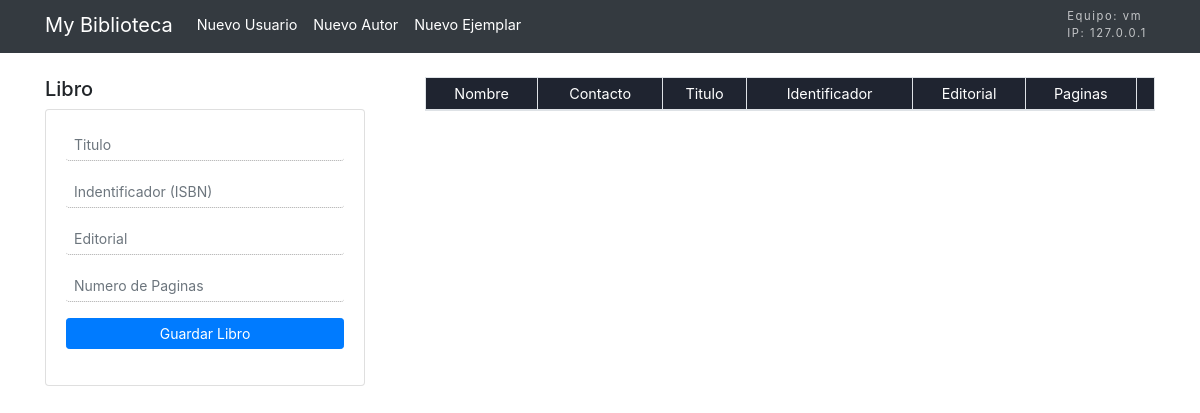
Before: / with the older database file.
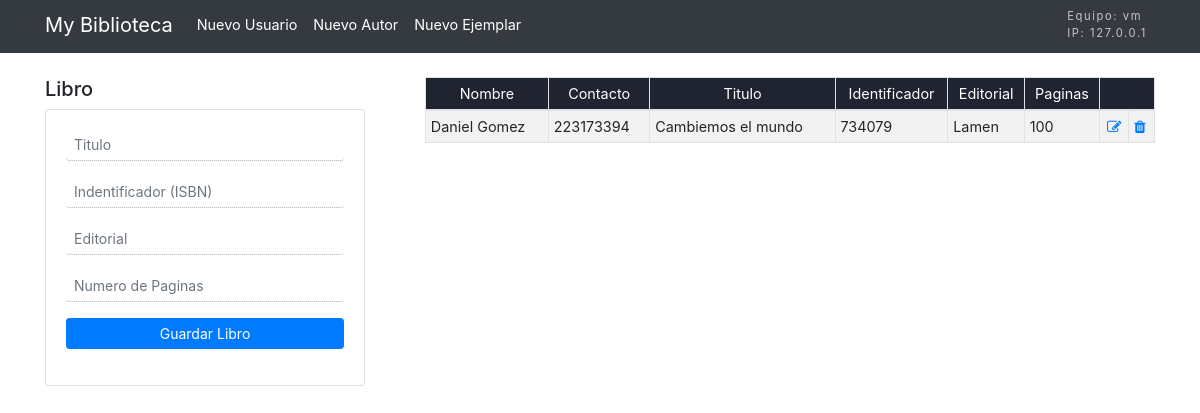
After: the same page with the newer database file.
### tables this page shows
CREATE TABLE IF NOT EXISTS libro(idLibro INT AUTO_INCREMENT, titulo VARCHAR(45) NOT NULL, isbn INTEGER NOT NULL,
	editorial VARCHAR(50) NOT NULL, numero_paginas INTEGER NOT NULL,
    PRIMARY KEY(idLibro));

CREATE TABLE IF NOT EXISTS usuario(idUsuario INT AUTO_INCREMENT, nombre VARCHAR(30) NOT NULL, direccion VARCHAR(45) NOT NULL,
	telefono INTEGER NOT NULL,
    PRIMARY KEY(idUsuario));

### index.php (the view, shortened to what this page needs)
<?php
	require 'conexion.php';
	$sql ="SELECT u.nombre, u.telefono, l.titulo, l.isbn, l.editorial, l.numero_paginas ";
	$sql.="FROM biblioteca.libro l, biblioteca.usuario u ";
	$sql.="ORDER BY l.idLibro DESC";
	$query = mysqli_query($conex,$sql);
?>
<!DOCTYPE html>
<html lang="en">
<head>
	<link rel="stylesheet" href="resource/bootstrap/css/bootstrap.css">
	<link rel="stylesheet" href="css/estilos.css">
	<link rel="stylesheet" href="css/font-awesome.css">
</head>
<body>
	<header>
		<nav class="navbar navbar-expand-lg navbar-dark bg-dark">
			<div class="container">
  				<a class="navbar-brand" href="./">My Biblioteca</a>
  				<div class="collapse navbar-collapse" id="navegation-sb">
  					<ul class="navbar-nav menu-sb">
      					<li class="nav-item active"><a class="nav-link" href="#">Nuevo Usuario</a></li>
      					<li class="nav-item active"><a class="nav-link" href="#">Nuevo Autor</a></li>
						<li class="nav-item active"><a class="nav-link" href="#">Nuevo Ejemplar</a></li>
  					</ul>
    				<ul class="navbar-nav ml-md-auto flex-column info-datos">
      					<li class="nav-item"><a class="nav-link disabled">Equipo: <?php echo $hostname = gethostname(); ?></a></li>
						<li class="nav-item"><a class="nav-link disabled">
							IP: <?php $ip = $_SERVER["REMOTE_ADDR"];
							if ($ip == "::1" || $ip == "127.0.0.1") {
								echo $ip = "127.0.0.1";
							} else {
								echo $ip = "localhost";
							} ?></a>
						</li>
    				</ul>
  				</div>
  			</div>
		</nav>
	</header>
	<main>
		<div class="container pt-4">
			<div class="row">
				<div class="col-md-4">
					<h5>Libro</h5>
					<div class="card card-body" style="width: 20rem;">
						<div>
							<div class="form-group">
								<input type="text" name="txtTitulo" placeholder="Titulo" class="form-control form-control-sm">
							</div>
							<div class="form-group">
								<input type="text" name="txtIndentificador" placeholder="Indentificador (ISBN)" class="form-control form-control-sm">
							</div>
							<div class="form-group">
								<input type="text" name="txtEditorial" placeholder="Editorial" class="form-control form-control-sm">
							</div>
							<div class="form-group">
								<input type="text" name="txtNumPaginas" placeholder="Numero de Paginas" class="form-control form-control-sm">
							</div>
							<div class="form-group">
								<button type="submit" class="btn btn-primary btn-block btn-sm" id="btnSaved">Guardar Libro</button>
							</div>
						</div>
					</div>
				</div>
				<div class="col-md-8">
					<table class="table table-striped table-bordered bg-white table-sm" style="font-size: 0.9rem;">
						<thead>
							<tr class="text-center" style="background: #1F2430; color: #FFF">
								<th>Nombre</th>
								<th>Contacto</th>
								<th>Titulo</th>
								<th>Identificador</th>
								<th>Editorial</th>
								<th>Paginas</th>
								<th colspan="2"></th>
							</tr>
						</thead>
						<tbody>
						<?php while($row = mysqli_fetch_array($query, MYSQLI_BOTH)){ ?>
							<tr>
								<td><?php echo $row["nombre"]; ?></td>
								<td><?php echo $row["telefono"]; ?></td>
								<td><?php echo $row["titulo"]; ?></td>
								<td><?php echo $row["isbn"]; ?></td>
								<td><?php echo $row["editorial"]; ?></td>
								<td><?php echo $row["numero_paginas"]; ?></td>
								<td class="text-center">
									<a href="#"><i class="fa fa-edit" aria-hidden="true"></i></a>
								</td>
								<td>
									<a href="#" ><i class="fa fa-trash" aria-hidden="true"></i></a>
								</td>
							</tr>
						<?php } ?>
						</tbody>
					</table>
				</div>
			</div>
		</div>
	</main>
</body>
</html>

### css/estilos.css (style rules this page uses)
.navbar { padding-top: 0.3rem; padding-right: 1rem; padding-bottom: 0.5rem; padding-left: 1rem; }
.info-datos li a { padding: 0; font-size: 0.7rem; letter-spacing: 0.1rem }
.navbar .info-datos .nav-item .nav-link { color: #C4C6C8; }
.menu-sb { font-size: 0.9rem; }
.form-control { border: none; border-bottom: 1px dotted #AAA; }
.table, th { font-weight: normal; }

Changed rows visible on the page:
added libro: usuario.nombre "Daniel Gomez", usuario.telefono "223173394", titulo "Cambiemos el mundo", isbn "734079", editorial "Lamen", numero_paginas "100"
